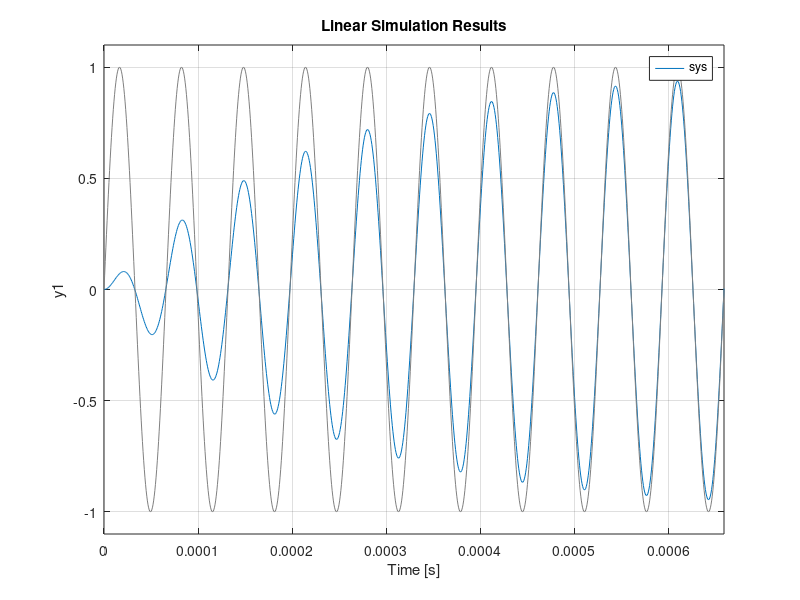

Recreate this plot in MATLAB.
R= 100;
L= 11e-3;
C=10e-9;

%Define transfer function 
%Numerator coefficients 
num = [R/L, 0];
den = [1, R/L, 1/(L*C)];

%Transfer function model 
sys= tf(num,den);

%plot frequency response( magnitude and phase)
% bode(sys);
% grid on;

f0 = 1/(2*pi*sqrt(L*C));  % resonant frequency
t = [0:0.01/f0:10/f0];    % time array
x = sin(2*pi*(f0)*t);       % sinusoid input
lsim(sys, x, t);         % plot system response for input x
grid on;

%lsim - Calculates and plots the system's response to the input signal x.
%sys is the transfer function 
